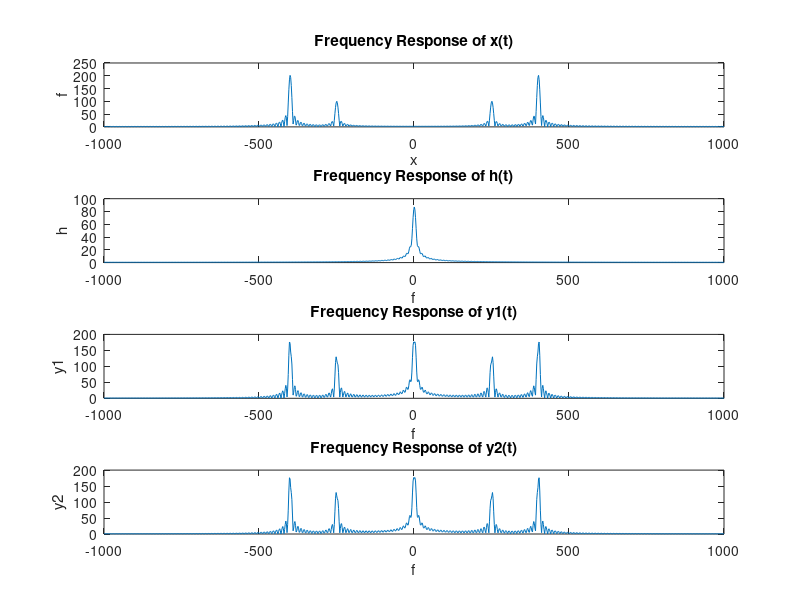

Recreate this plot in MATLAB.
Fs = 2000;
t = 0:1/Fs:0.1;
x = 2.*cos(2.*pi.*400*t)+sin(2.*pi.*250.*t);
h = exp(-20.*t);

y1 = conv(x,h); 
nx=numel(x);
nh=numel(h);
f=[x,zeros(1,nh-1)];
g=[h,zeros(1,nx-1)];
fourier_x=fft(f);
fourier_h=fft(g);
fourier_y2=fourier_x.*fourier_h;
y2=ifft(fourier_y2);
N = 1024;
f = linspace(-Fs/2, Fs/2, N);

X= fft(x,N);
X1=fftshift(X);
H= fft(h,N);
H1=fftshift(H);
Y1= fft(y1,N);
Y12=fftshift(Y1);
Y2=fft(y2,N);
Y22=fftshift(Y2);

figure;

subplot(411)
plot(f,abs(X1));
ylabel('f');
xlabel('x');
title('Frequency Response of x(t)');
% axis square

subplot(412)
plot(f,abs(H1));
ylabel('h');
xlabel('f');
title('Frequency Response of h(t)');
% % axis square

subplot(413)
plot(f,abs(Y12));
ylabel('y1');
xlabel('f');
title('Frequency Response of y1(t)');
% % axis square

subplot(414)
plot(f,abs(Y22));
ylabel('y2');
xlabel('f');
title('Frequency Response of y2(t)');
% axis squa"re